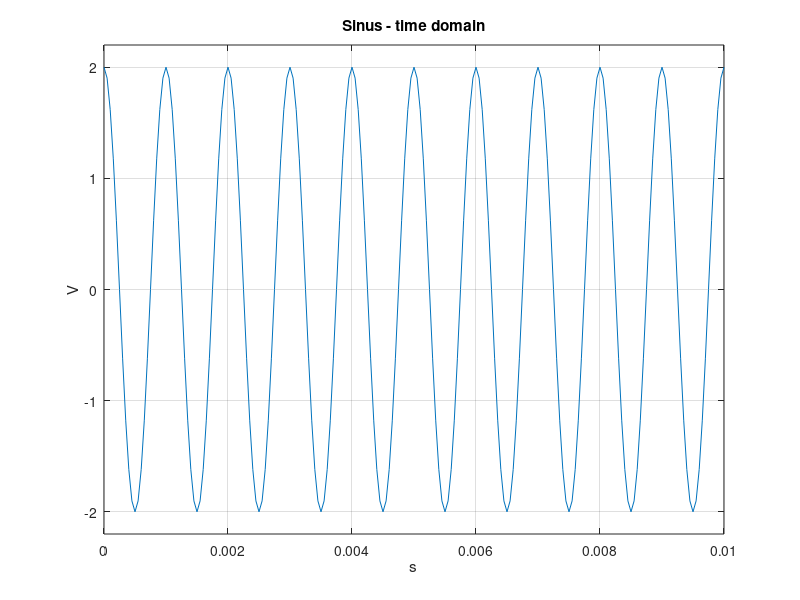
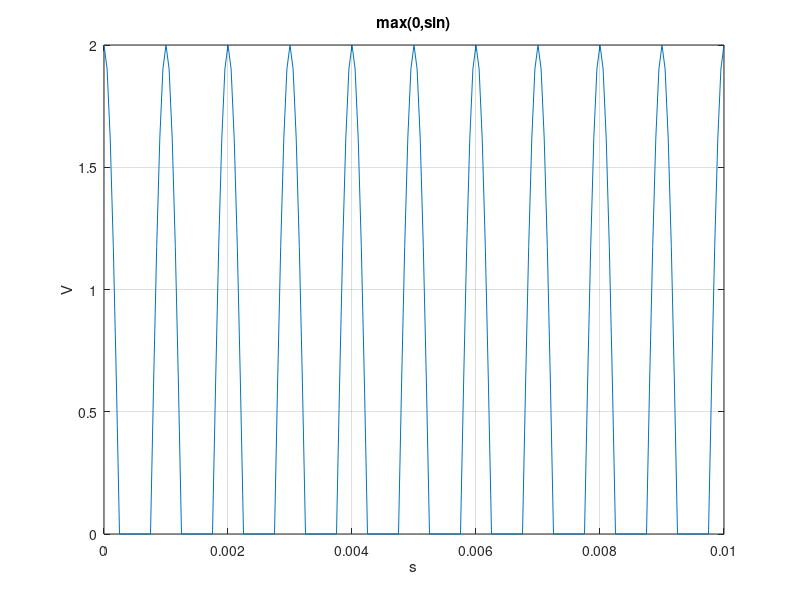
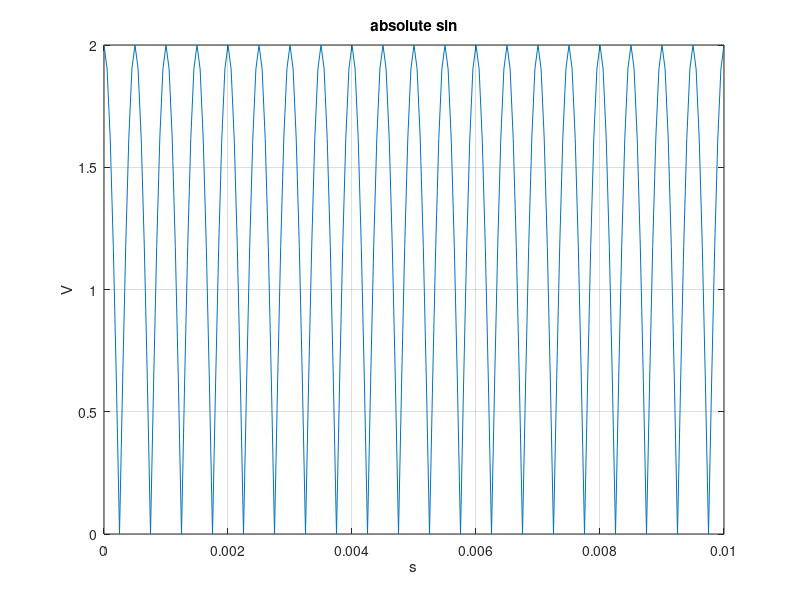
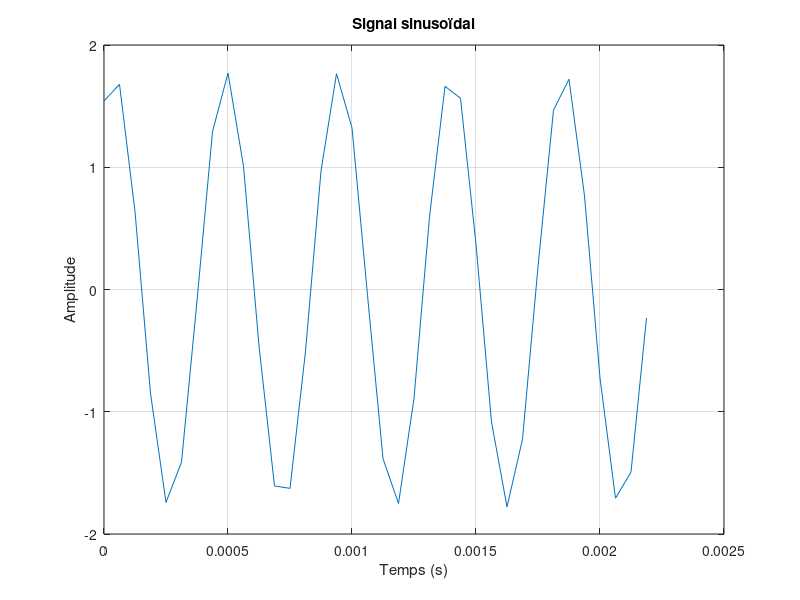

Write the MATLAB code that produced these figures, in order.
clear 
clc

% ---- Signal parameters
f0  = 1000;             % Sinus frequency (Hz)
Fe  = 20e3;             % Sampling frequency (Hz)
D   = 10 * (1 / f0);    % Duration (s) : 10 periods
A   = 2;                % Amplitude (V)

% ---- Signal generation
Te  = 1/Fe;
t   = 0:Te:D;
x   = A * cos(2 * pi * f0 * t);   % Sinusoidal signal
N   = length(t);                  % Number of samples

% ---- Signal display
figure('Name','Sinus')
plot(t, x);
grid on;
title 'Sinus - time domain'
xlabel 's'
ylabel 'V'

ax = axis;
ax(3) = -1.1 * A; ax(4) = 1.1 * A; axis(ax);

% ---- Signal features in the time domain

xm      = mean(x);            % Mean value
P       = mean(x.^2);         % Mean power
Veff    = sqrt(P);            % RMS value (Root Mean Square)

disp ' ---------------  Sinus '
disp ' ----------------- EXPERIMENTAL VALUES -----------------------'
fprintf('Mean value : %3.2f V', xm);
fprintf('\nMean Power of the signal : %3.2f W', P);
fprintf('\nValeur efficace : %3.2f V\n', Veff);

disp ' ------------------ THEORITICAL VALUES -----------------------'
fprintf('Mean value : %3.2f ', 0);
fprintf('\nMean Power of the signal : %3.2f W', A^2 / 2);
fprintf('\nValeur efficace : %3.2f V\n\n', A/sqrt(2));

disp ' ---------------  max(0,sin) '
disp ' ----------------- EXPERIMENTAL VALUES -----------------------'
x_max_sin = max(0, A * cos(2 * pi * f0 * t)); 
xm_max_sin = mean(x_max_sin); 
P_max_sin = mean(x_max_sin.^2);
Veff_max_sin=sqrt(P_max_sin);

fprintf('Mean value :  %3.2f ', xm_max_sin);
fprintf('\nMean Power of the signal  = %3.2f W', P_max_sin);
fprintf('\nValeur efficace : %3.2f V\n', Veff_max_sin);


disp ' ------------------ THEORITICAL VALUES -----------------------'
fprintf('Mean value : %3.2f ', A/pi);
fprintf('\nMean Power of the signal = %3.2f W', 0.25*A^2);
fprintf('\nValeur efficace : %3.2f V\n\n', A/2);


figure('Name','max')
plot(t, x_max_sin);
grid on;
title 'max(0,sin)'
xlabel 's'
ylabel 'V'

disp ' ---------------  |sin| '
disp ' ----------------- EXPERIMENTAL VALUES -----------------------'
x_abs_sin = abs(A * cos(2 * pi * f0 * t)); % Signal |sin|
xm_abs_sin = mean(x_abs_sin); % Mean value of |sin|
P_abs_sin = mean(x_abs_sin.^2); % Mean power of |sin|
Veff_abs_sin=sqrt(P_abs_sin);

fprintf('Mean value :  %3.2f ', xm_abs_sin);
fprintf('\nMean Power of the signal %3.2f W', P_abs_sin);
fprintf('\nValeur efficace : %3.2f V\n', Veff_abs_sin);

disp ' ------------------ THEORITICAL VALUES -----------------------'
fprintf('Mean value : %3.2f ', 2*A/3.14);
fprintf('\nMean Power of the signal = %3.2f W', 0.5*A^2);
fprintf('\nValeur efficace : %3.2f V\n\n', A/sqrt(2));

figure('Name','abs')
plot(t, x_abs_sin);
grid on;
title 'absolute sin'
xlabel 's'
ylabel 'V'




T0=1/f0;
x4=zeros(size(t));
for i=1:length(t)
    if mod(t(i),T0)<T0/2
        x4(i)=2;
    else
        x4(i)=0.5;
    end 
end 

figure('Name','x4')
plot(t, x4);
grid on;
title 'x4'
xlabel 's'
ylabel 'V'

x4m= mean(x4); % Mean value of |sin|
P_x4m= mean(x4.^2); % Mean power of |sin|
Veff_x4=sqrt(P_x4m);
disp ' ---------------  x4 '
disp ' ----------------- EXPERIMENTAL VALUES -----------------------'
fprintf('Mean value :  %3.2f ', x4m);
fprintf('\nMean Power of the signal %3.2f W', P_x4m);
fprintf('\nValeur efficace : %3.2f V\n', Veff_x4);
disp ' ------------------ THEORITICAL VALUES -----------------------'
fprintf('Mean value : %3.2f ', 1.25);
fprintf('\nMean Power of the signal = %3.2f W', 2.125);
fprintf('\nValeur efficace : %3.2f V', 1.46);


fprintf('\n');

















%input: On rentre la fréquence d'échantillonnage et fondamente,
%la phase initiale, la puissance et la durée d'échantillonnage.
%output:Le signal de sortie ainsi que la puissance.



Fe = 16000; % Fréquence d'échantillonnage en Hz
f0 = 2200;  % Fréquence fondamentale en Hz
phi = pi/3; % Phase initiale en radians
Pdbm = 32;  % Puissance en dBm
duree = 5/f0; % Durée en secondes

% Calcul de l'amplitude B
P = 10^(Pdbm/10) * 1e-3; % Conversion en Watts
B = sqrt(2*P); % Amplitude pour une sinusoïde (puissance moyenne)

% Nombre d'échantillons
N = Fe * duree;

% Création du vecteur de temps
t = 0:1/Fe:(N-1)/Fe;

% Génération du signal
y = B * sin(2*pi*f0*t + phi);

% Affichage du signal
plot(t, y);
xlabel('Temps (s)');
ylabel('Amplitude');
title('Signal sinusoïdal');
grid on;

% Vérification de la puissance (méthode approximative)
P_calculee = mean(y.^2);
Pdbm_calculee = 10*log10(P_calculee*1e3);
disp(['Puissance calculée : ', num2str(Pdbm_calculee), ' dBm']);
